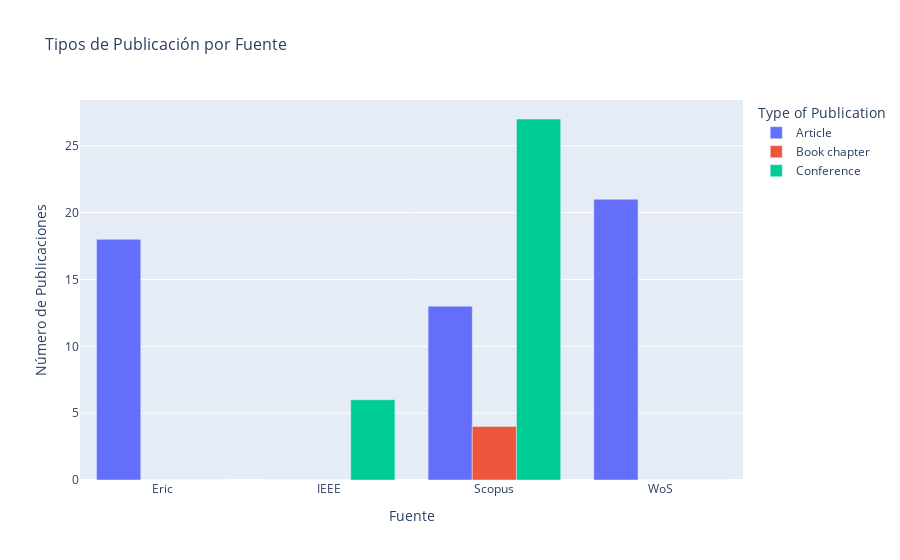

Source (notebook cell):
### Markdown cell above
## 5. Análisis de Fuentes de Datos por Fuente

### Code cell
# Análisis de tipos de publicación por fuente
type_by_source = df.groupby(['Source', 'Type of Publication']).size().unstack(fill_value=0)

print("=== TIPOS DE PUBLICACIÓN POR FUENTE ===")
print(type_by_source)

# Gráfico de barras agrupadas
fig = px.bar(type_by_source, title='Tipos de Publicación por Fuente',
              barmode='group')

fig.update_layout(
    title_font_size=16,
    xaxis_title='Fuente',
    yaxis_title='Número de Publicaciones'
)

fig.show()

### Figure 1 — Plotly figure (JSON) as saved in the notebook; plotly's stock layout.template omitted (floating-point values rounded to 4 significant figures)
{"data": [{"alignmentgroup": "True", "hovertemplate": "Type of Publication=Article<br>Source=%{x}<br>value=%{y}<extra></extra>", "legendgroup": "Article", "marker": {"color": "#636efa", "pattern": {"shape": ""}}, "name": "Article", "offsetgroup": "Article", "orientation": "v", "showlegend": true, "textposition": "auto", "type": "bar", "x": ["Eric", "IEEE", "Scopus", "WoS"], "xaxis": "x", "y": [18, 0, 13, 21], "yaxis": "y"}, {"alignmentgroup": "True", "hovertemplate": "Type of Publication=Book chapter<br>Source=%{x}<br>value=%{y}<extra></extra>", "legendgroup": "Book chapter", "marker": {"color": "#EF553B", "pattern": {"shape": ""}}, "name": "Book chapter", "offsetgroup": "Book chapter", "orientation": "v", "showlegend": true, "textposition": "auto", "type": "bar", "x": ["Eric", "IEEE", "Scopus", "WoS"], "xaxis": "x", "y": [0, 0, 4, 0], "yaxis": "y"}, {"alignmentgroup": "True", "hovertemplate": "Type of Publication=Conference<br>Source=%{x}<br>value=%{y}<extra></extra>", "legendgroup": "Conference", "marker": {"color": "#00cc96", "pattern": {"shape": ""}}, "name": "Conference", "offsetgroup": "Conference", "orientation": "v", "showlegend": true, "textposition": "auto", "type": "bar", "x": ["Eric", "IEEE", "Scopus", "WoS"], "xaxis": "x", "y": [0, 6, 27, 0], "yaxis": "y"}], "layout": {"barmode": "group", "legend": {"title": {"text": "Type of Publication"}, "tracegroupgap": 0}, "title": {"font": {"size": 16}, "text": "Tipos de Publicación por Fuente"}, "xaxis": {"anchor": "y", "domain": [0, 1], "title": {"text": "Fuente"}}, "yaxis": {"anchor": "x", "domain": [0, 1], "title": {"text": "Número de Publicaciones"}}}}
